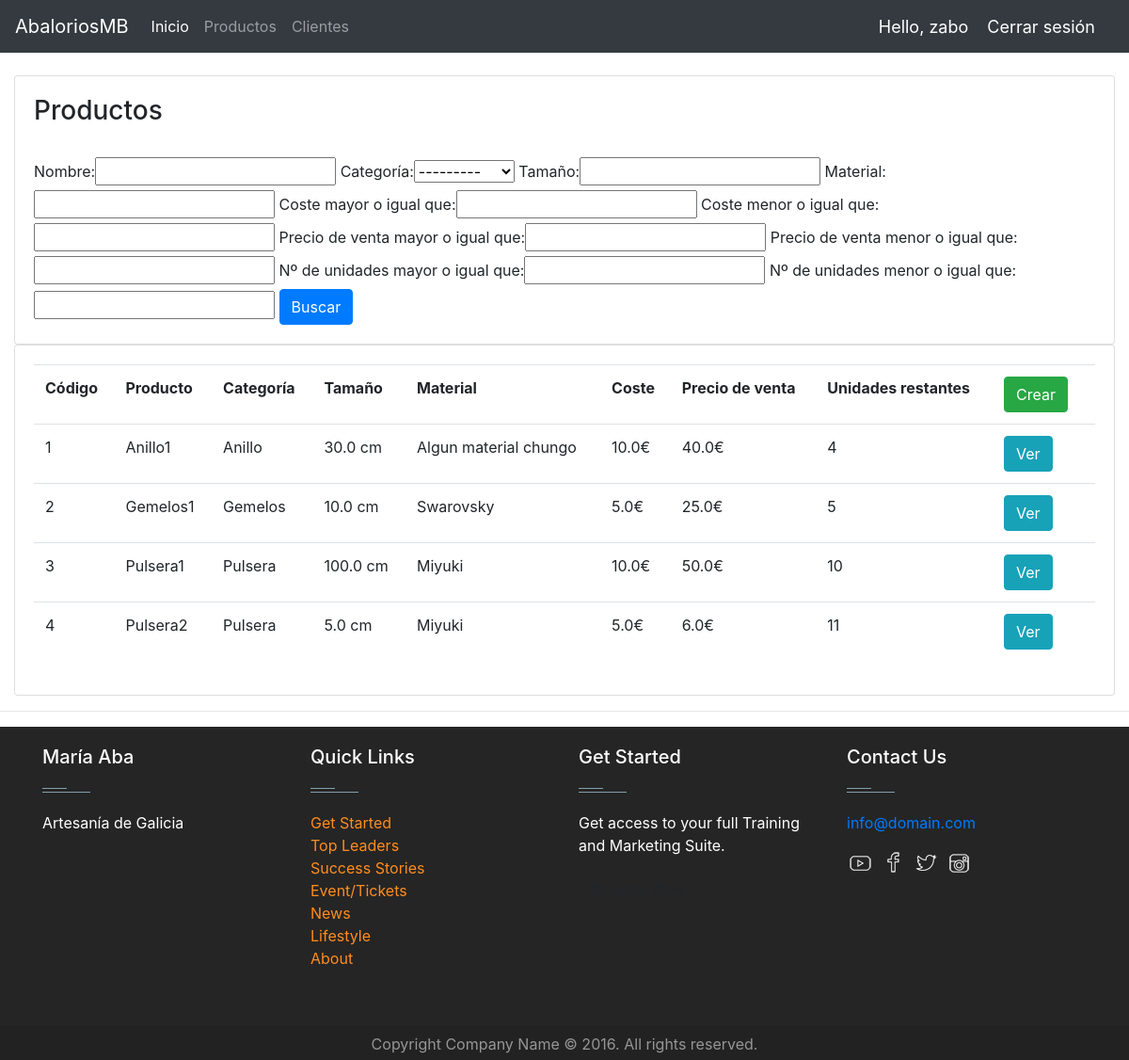
The page /products/ (signed in) on the database as committed earlier.
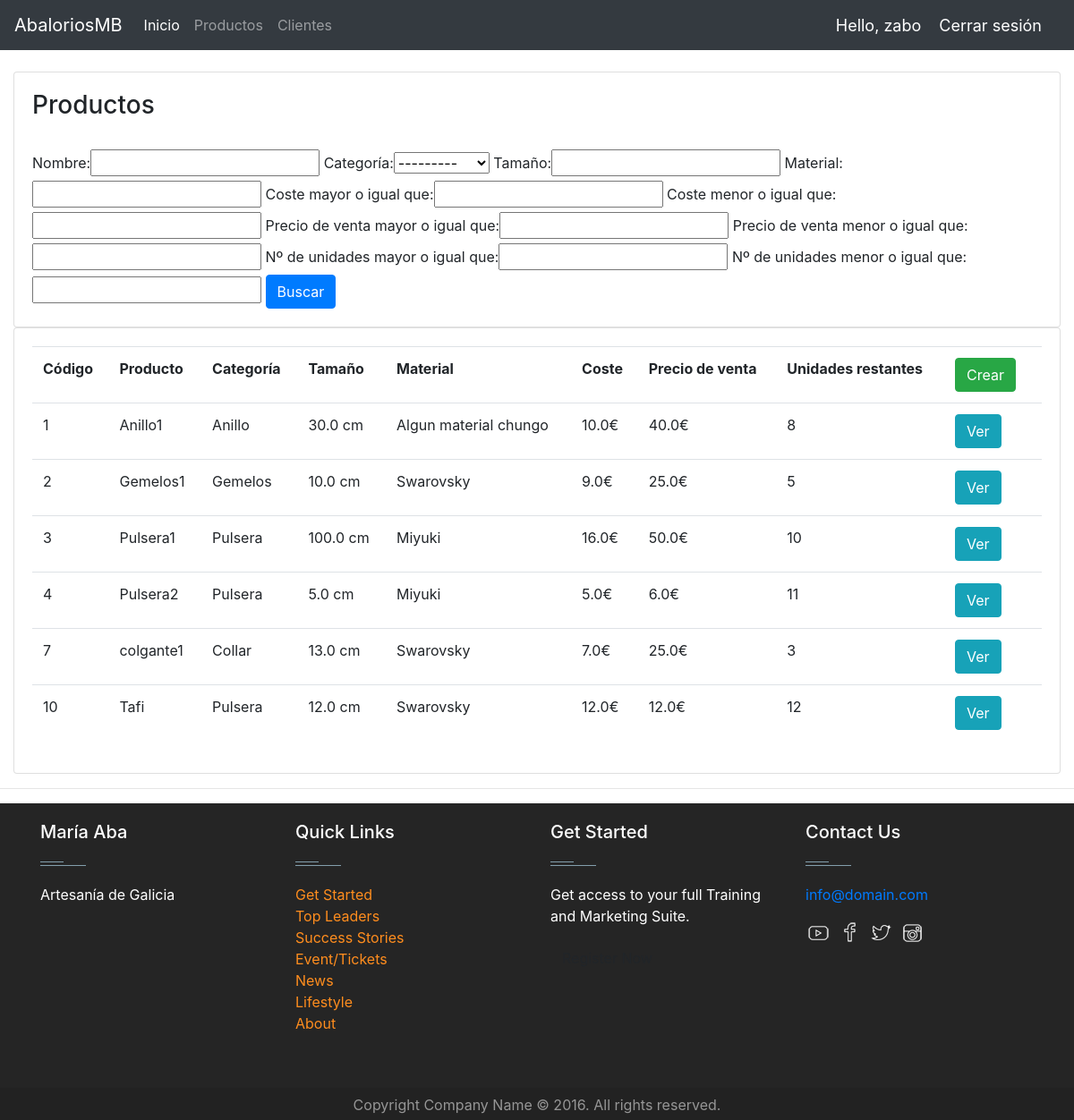
The same page on the database as committed later.
### jewels/models.py (models this page shows, shortened)
class Product(models.Model):
    CATEGORY = (
        ('Pulsera', 'Pulsera'),
        ('Collar', 'Collar'),
        ('Gemelos', 'Gemelos'),
        ('Anillo', 'Anillo'),
        ('Llavero', 'Llavero'),
        ('Pendientes', 'Pendientes'),
        ('Brazalete', 'Brazalete'),
        ('Gargantilla', 'Gargantilla'),
        ('Colgante', 'Colgante'),
        ('Tobillera', 'Tobillera'),
    )
    name = models.CharField(max_length=200, null=True)
    product_pic = models.ImageField(default="", null=True, blank=True)
    category = models.CharField(max_length=200, null=True, choices=CATEGORY)
    size = models.FloatField(null=True)
    material = models.CharField(max_length=10000, null=True)
    cost_price = models.FloatField(null=True)
    sell_price = models.FloatField(null=True)
    description = models.CharField(max_length=1000, null=True, blank=True)
    units = models.IntegerField(null=True)
    date_created = models.DateTimeField(auto_now_add=True, null=True)

### jewels/decorators.py (the view)
        def wrapper_func(request, *args, **kwargs):
            group = None
            if request.user.groups.exists():
                group = request.user.groups.all()[0].name
            if group in allowed_roles:
                return view_func(request, *args, **kwargs)
            else:
                return HttpResponse('You are not authorized to view this page')

### jewels/views.py (called while the page is built)
@login_required(login_url='login')
@allowed_users(allowed_roles=['admin'])
def products(request):
    products = Product.objects.all().order_by("-id")
    myFilter = ProductFilter(request.GET, queryset=Product.objects.all())
    products = myFilter.qs
    context = {
        'products': products,
        'myFilter': myFilter,
    }
    return render(request, 'jewels/products.html', context)

### jewels/templates/jewels/products.html
{% extends 'jewels/main.html' %}
{% block content %}
    <br>
    <div class="container-fluid">
        <div class="row">
            <div class="col-md">
                <div class="card card-body">
                    <h3>Productos</h3>
                    <br>
                    <form action="" method="get">
                        {{ myFilter.form }}
                        <button class="btn btn-primary" type="submit">Buscar</button>
                    </form>
                </div>
                <div class="card card-body">
                    <table class="table"c>
                        <tr>
                            <th>Código</th>
                            <th>Producto</th>
                            <th>Categoría</th>
                            <th>Tamaño</th>
                            <th>Material</th>
                            <th>Coste</th>
                            <th>Precio de venta</th>
                            <th>Unidades restantes</th>
                            <th><a href="{% url 'create_product' %}">
                            <button class="btn btn-success float-left" style="margin-right: 10px;">Crear</button>
                        </a></th>
                        </tr>
                        {% for i in products %}
                            <tr>
                                <td>{{ i.id }}</td>
                                <td>{{ i.name }}</td>
                                <td>{{ i.category }}</td>
                                <td>{{ i.size }} cm</td>
                                <td>{{ i.material }}</td>
                                <td>{{ i.cost_price }}€</td>
                                <td>{{ i.sell_price }}€</td>
                                <td>{{ i.units }}</td>
                                <td><a href="{% url 'product' i.id %}" class="btn btn-info">Ver</a></td>
                            </tr>
                        {% endfor %}
                    </table>
                </div>
            </div>
        </div>
    </div>
{% endblock content%}

Rows that differ between the two databases and show on the page:
changed Product "Anillo1": units "4" → "8"
changed Product "Gemelos1": cost_price "5.0" → "9.0"
changed Product "Pulsera1": cost_price "10.0" → "16.0"
added Product: id "7", name "colgante1", category "Collar", size "13.0", material "Swarovsky", cost_price "7.0", sell_price "25.0", units "3"
added Product: id "10", name "Tafi", category "Pulsera", size "12.0", material "Swarovsky", cost_price "12.0", sell_price "12.0", units "12"
